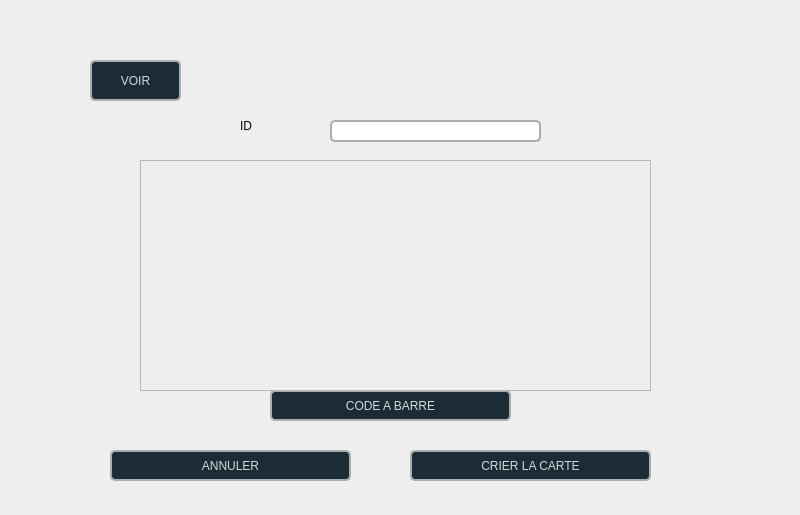
<?xml version="1.0" encoding="UTF-8"?>
<ui version="4.0">
 <class>bare</class>
 <widget class="QDialog" name="bare">
  <property name="geometry">
   <rect>
    <x>0</x>
    <y>0</y>
    <width>800</width>
    <height>515</height>
   </rect>
  </property>
  <property name="windowTitle">
   <string>Dialog</string>
  </property>
  <widget class="QWidget" name="widget" native="true">
   <property name="geometry">
    <rect>
     <x>60</x>
     <y>40</y>
     <width>681</width>
     <height>451</height>
    </rect>
   </property>
   <property name="styleSheet">
    <string notr="true">background-color: rgb(238, 238, 238);</string>
   </property>
   <widget class="QLineEdit" name="lineEditId">
    <property name="geometry">
     <rect>
      <x>270</x>
      <y>80</y>
      <width>211</width>
      <height>22</height>
     </rect>
    </property>
    <property name="styleSheet">
     <string notr="true">border: 1.6px solid rgba(170,173,174,255)rgb(255, 255, 255); border-radius: 5px;
background-color: rgb(255, 255, 255);</string>
    </property>
   </widget>
   <widget class="QLabel" name="label_14">
    <property name="geometry">
     <rect>
      <x>180</x>
      <y>70</y>
      <width>51</width>
      <height>31</height>
     </rect>
    </property>
    <property name="styleSheet">
     <string notr="true">font: 16pt &quot;Segoe UI Symbol&quot;;</string>
    </property>
    <property name="text">
     <string>ID</string>
    </property>
   </widget>
   <widget class="QPushButton" name="cancel">
    <property name="geometry">
     <rect>
      <x>50</x>
      <y>410</y>
      <width>241</width>
      <height>31</height>
     </rect>
    </property>
    <property name="styleSheet">
     <string notr="true">QPushButton#cancel {
    background-color: rgb(28, 44, 54);
border: 1.6px solid rgba(170,173,174,255)rgb(255, 255, 255); border-radius: 5px;

    color: rgb(213, 216, 218);
    font: 700 9pt &quot;Segoe UI&quot;;
}

QPushButton#cancel:hover {
  /* Darker shade when hovering */
	background-color: #284853;
    color: rgb(255, 255, 255);  /* Optional: Change text color on hover */
}

QPushButton#cancel:pressed {
	background-color: rgb(74, 74, 74);
    color: rgb(255, 255, 255);  /* Optional: Change text color when pressed */
}
</string>
    </property>
    <property name="text">
     <string>ANNULER</string>
    </property>
    <property name="icon">
     <iconset>
      <normaloff>../../firqs/icons/annule.png</normaloff>../../firqs/icons/annule.png</iconset>
    </property>
    <property name="iconSize">
     <size>
      <width>30</width>
      <height>25</height>
     </size>
    </property>
   </widget>
   <widget class="QPushButton" name="envoi">
    <property name="geometry">
     <rect>
      <x>350</x>
      <y>410</y>
      <width>241</width>
      <height>31</height>
     </rect>
    </property>
    <property name="styleSheet">
     <string notr="true">QPushButton#envoi {
    background-color: rgb(28, 44, 54);
border: 1.6px solid rgba(170,173,174,255)rgb(255, 255, 255); border-radius: 5px;

    color: rgb(213, 216, 218);
    font: 700 9pt &quot;Segoe UI&quot;;
}

QPushButton#envoi:hover {
  /* Darker shade when hovering */
	background-color: #284853;
    color: rgb(255, 255, 255);  /* Optional: Change text color on hover */
}

QPushButton#envoi:pressed {
	background-color: rgb(74, 74, 74);
    color: rgb(255, 255, 255);  /* Optional: Change text color when pressed */
}
</string>
    </property>
    <property name="text">
     <string>CRIER LA CARTE</string>
    </property>
    <property name="icon">
     <iconset>
      <normaloff>../../firqs/icons/carte-bancaire.png</normaloff>../../firqs/icons/carte-bancaire.png</iconset>
    </property>
    <property name="iconSize">
     <size>
      <width>30</width>
      <height>25</height>
     </size>
    </property>
   </widget>
   <widget class="QLabel" name="label">
    <property name="geometry">
     <rect>
      <x>130</x>
      <y>180</y>
      <width>351</width>
      <height>111</height>
     </rect>
    </property>
    <property name="text">
     <string/>
    </property>
   </widget>
   <widget class="QPushButton" name="envoi_2">
    <property name="geometry">
     <rect>
      <x>210</x>
      <y>350</y>
      <width>241</width>
      <height>31</height>
     </rect>
    </property>
    <property name="styleSheet">
     <string notr="true">QPushButton#envoi_2 {
    background-color: rgb(28, 44, 54);
border: 1.6px solid rgba(170,173,174,255)rgb(255, 255, 255); border-radius: 5px;

    color: rgb(213, 216, 218);
    font: 700 9pt &quot;Segoe UI&quot;;
}

QPushButton#envoi_2:hover {
  /* Darker shade when hovering */
	background-color: #284853;
    color: rgb(255, 255, 255);  /* Optional: Change text color on hover */
}

QPushButton#envoi_2:pressed {
	background-color: rgb(74, 74, 74);
    color: rgb(255, 255, 255);  /* Optional: Change text color when pressed */
}
</string>
    </property>
    <property name="text">
     <string>CODE A BARRE</string>
    </property>
    <property name="icon">
     <iconset>
      <normaloff>../../firqs/icons/bar.png</normaloff>../../firqs/icons/bar.png</iconset>
    </property>
    <property name="iconSize">
     <size>
      <width>30</width>
      <height>25</height>
     </size>
    </property>
   </widget>
   <widget class="QTableView" name="tableView">
    <property name="geometry">
     <rect>
      <x>80</x>
      <y>120</y>
      <width>511</width>
      <height>231</height>
     </rect>
    </property>
    <property name="styleSheet">
     <string notr="true"/>
    </property>
   </widget>
   <widget class="QPushButton" name="envoi3">
    <property name="geometry">
     <rect>
      <x>30</x>
      <y>20</y>
      <width>91</width>
      <height>41</height>
     </rect>
    </property>
    <property name="styleSheet">
     <string notr="true">QPushButton#envoi3 {
    background-color: rgb(28, 44, 54);
border: 1.6px solid rgba(170,173,174,255)rgb(255, 255, 255); border-radius: 5px;

    color: rgb(213, 216, 218);
    font: 700 9pt &quot;Segoe UI&quot;;
}

QPushButton#envoi3:hover {
  /* Darker shade when hovering */
	background-color: #284853;
    color: rgb(255, 255, 255);  /* Optional: Change text color on hover */
}

QPushButton#envoi3:pressed {
	background-color: rgb(74, 74, 74);
    color: rgb(255, 255, 255);  /* Optional: Change text color when pressed */
}
</string>
    </property>
    <property name="text">
     <string>VOIR</string>
    </property>
    <property name="icon">
     <iconset>
      <normaloff>../../firqs/icons/jumelles.png</normaloff>../../firqs/icons/jumelles.png</iconset>
    </property>
    <property name="iconSize">
     <size>
      <width>25</width>
      <height>23</height>
     </size>
    </property>
   </widget>
  </widget>
 </widget>
 <resources/>
 <connections/>
</ui>
